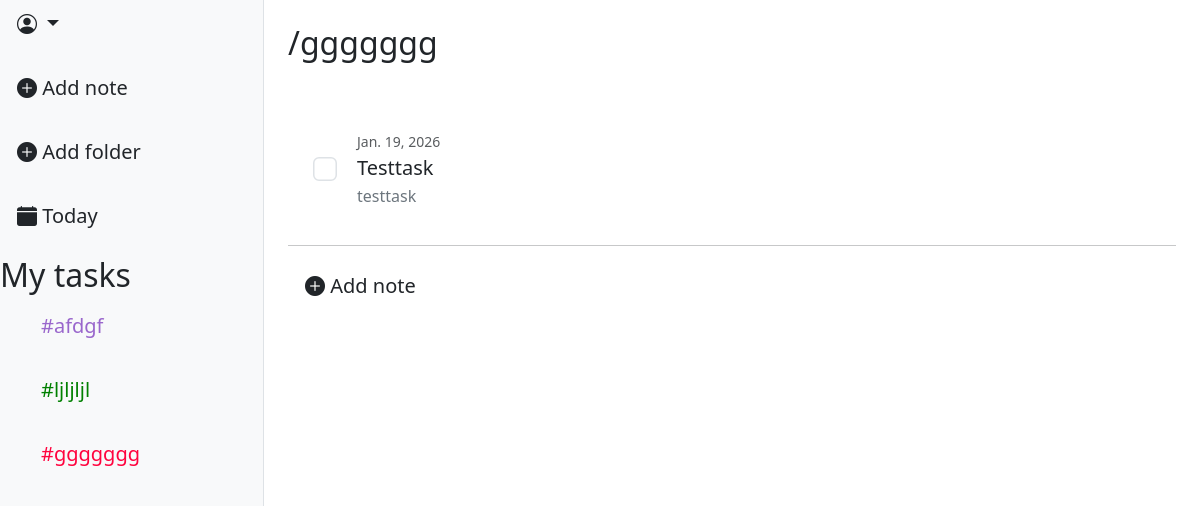
The page /folder/3/ on the database as committed earlier.
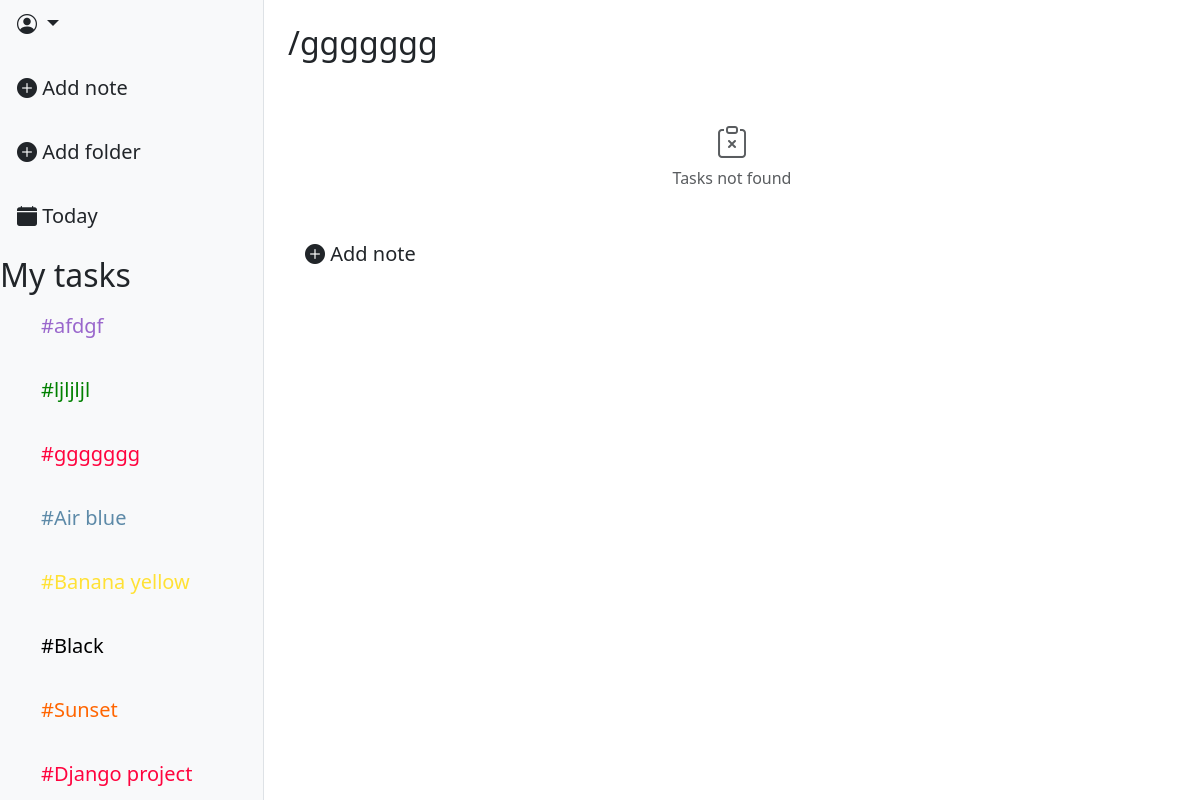
The same page on the database as committed later.
### task_app/models.py (models this page shows, shortened)
class Folder(models.Model):
    COLOR_VARIATION = [
        ("#5d8aa8", "Air blue"),
        ("#9966cc", "Amethust"),
        ("#008000", "Apple Green"),
        ("#ff033e", "Red rose"),
        ("#ffe135", "Banana yellow"),
        ("#ff6500", "Sunset"),
        ("#000000", "Black"),
    ]
    color = models.CharField(max_length=30, choices=COLOR_VARIATION, default="Black")
    name = models.CharField(max_length=128)
    created_at = models.DateTimeField(auto_now_add=True)

class Task(models.Model):
    STATUS_CHOICES = [
        ("todo", "To Do"),
        ("in_progress", "In progress"),
        ("done", "Done"),
                ]
    PRIORITY_CHOICES = [
        ("low", "Low"),
        ("medium", "Medium"),
        ("high", "High"),
                ]
    title = models.CharField(max_length=256)
    description = models.CharField(max_length=512)
    status = models.CharField(max_length=20, choices=STATUS_CHOICES, default="todo")
    priority = models.CharField(max_length=20, choices=PRIORITY_CHOICES, default="low")
    due_date = models.DateField(null=True, blank=True)
    creator = models.ForeignKey(User, on_delete=models.CASCADE, related_name="trasks")
    created_at = models.DateTimeField(auto_now_add=True)
    folder = models.ForeignKey(
                Folder,
                on_delete=models.CASCADE,
                related_name="tasks",
                null=True,
                blank=True,
                default=None)

### task_app/views.py (the view)
# urls.py: path('', views.TaskListView.as_view(), name="task_list"),
class TaskListView(ListView):
    model = models.Task
    context_object_name = "tasks"
    template_name = "tasks/task_list.html"
    def get_queryset(self):
        queryset = super().get_queryset()
        folder_id = self.kwargs.get('folder_id')
        if folder_id:
            queryset = queryset.filter(folder_id=folder_id)
        else:
            queryset = queryset.filter(folder__isnull=True)
        status = self.request.GET.get('status')
        priority = self.request.GET.get("priority")
        if status:
            queryset = queryset.filter(status=status)
        else:
           queryset = queryset.exclude(status="done")
        if priority:
            queryset = queryset.filter(priority=priority)
        return queryset.order_by("-due_date", "-created_at")
    def get_context_data(self, **kwargs):
        context = super().get_context_data(**kwargs)
        context["folders"] = Folder.objects.all()
        folder_id = self.kwargs.get('folder_id')
        if folder_id:
            context['current_folder'] = Folder.objects.get(id=folder_id)
        else:
            context['current_folder'] = None
        context["form"] = TaskFilterForm(self.request.GET)
        context["task_form"] = TaskForm()
        context["folder_form"] = FolderForm()
        return context

### task_app/forms.py
class TaskFilterForm(forms.Form):
    PRIORITY_CHOICES = [
        ("low", "Low"),
        ("medium", "Medium"),
        ("high", "High"),
                ]
    priority = forms.ChoiceField(choices=PRIORITY_CHOICES, required=False, label="Priority")
    def __init__(self, *args, **kwargs):
        super(TaskFilterForm, self).__init__(*args, **kwargs)
        self.fields['priority'].widget.attrs.update({"class": "form-select"})

### templates/tasks/task_list.html (shortened to what this page needs)
{% extends 'base.html' %}
{% load static %}
{% block content %}
{% load custom_tags %}
<div class="d-flex">
    <div class="bg-light border-end" style="width: 22%; min-height: 100vh;">
        <div class="dropdown-center mb-3">
            <button class="btn btn-lg dropdown-toggle" type="button" data-bs-toggle="dropdown" aria-expanded="false">
                <i class="bi bi-person-circle"></i>  {{ user.username }}
            </button>
        </div>
        <div class="d-flex flex-column align-items-start gap-3">
            <a class="btn btn-lg" data-bs-toggle="modal" data-bs-target="#TaskModal">
                <i class="bi bi-plus-circle-fill"></i> Add note
            </a>
            <a class="btn btn-lg" data-bs-toggle="modal" data-bs-target="#FolderModal">
                <i class="bi bi-plus-circle-fill"></i> Add folder
            </a>
            <a class="btn btn-lg" href="{% url 'tasks:task_list' %}">
                <i class="bi bi-calendar-fill"></i> Today
            </a>
            <h2>My tasks</h2>
        </div>
        <div data-simplebar style="max-height: 500px; overflow-x: hidden;">
            <div class="d-flex flex-column align-items-start gap-3 ps-4">
                {% for folder in folders %}
                    <a
                    href="{% url 'tasks:folder-tasks' folder.pk %}"
                    class="btn btn-lg"
                    style="color: {{ folder.color }};"
                    >
                    #{{ folder.name }}</a>
                {% endfor%}
            </div>
        </div>
    </div>
    <div class="flex-grow-1 p-4" >
        {% if current_folder %}
            <h2>/{{ current_folder.name }}</h2>
        {% else %}
            <h2>Today</h2>
        {% endif %}
        <br>
        <ul class="list-group list-group-flush" data-simplebar style="max-height: 700px; overflow-x: hidden;">
            {% for task in tasks %}
                <div class="task-scroling">
                    <li class="list-group-item  border-0 p-1 bg-transparent" style="min-height: 80px;">
                        <div class="task-area d-flex align-items-center p-3">
                            <div class="form-check ms-2" style="z-index: 10;">
                                <input  class="form-check-input task-complete-input"
                                        type="checkbox"
                                        name="checkboxDefault"
                                        id="checkboxTask{{ task.pk }}"
                                        data-url="{% url 'tasks:task-complete' task.pk %}"
                                        style="transform: scale(1.5); cursor: pointer;">
                            </div>
                            <div class="flex-grow-1 p-3">
                                <p class="task-date text-muted mb-1 small">{{ task.due_date }}</p>
                                <h5 class="mb-1">{{ task.title }}</h5>
                                <p class="text-secondary mb-0 text-truncate" style="max-width: 500px;">{{ task.description }}</p>
                            </div>
                        </div>
                    </li>
                </div>
                <hr class="m-0">
            {% empty %}
                <li class="list-group-item text-center py-4 text-muted">
                    <i class="bi bi-clipboard-x" style="font-size: 2rem;"></i>
                    <p class="mb-0">Tasks not found</p>
                </li>
            {% endfor %}
        </ul>
        <div class="list-group-item border-0 pt-3">
            <a class="btn btn-lg" data-bs-toggle="modal" data-bs-target="#TaskModal">
                <i class="bi bi-plus-circle-fill"></i> Add note
            </a>
        </div>
    </div>
    </div>
{% endblock %}

Rows that differ between the two databases and show on the page:
no longer on this page (row edited): Task: due_date "Jan. 19, 2026", title "Testtask", description "testtask"
added Folder: name "Air blue", color "#5d8aa8" (drawn)
added Folder: name "Banana yellow", color "#ffe135" (drawn)
added Folder: name "Black", color "#000000" (drawn)
added Folder: name "Sunset", color "#ff6500" (drawn)
added Folder: name "Django project"
Other text that changed with them:
text now shown: "Tasks not found"
